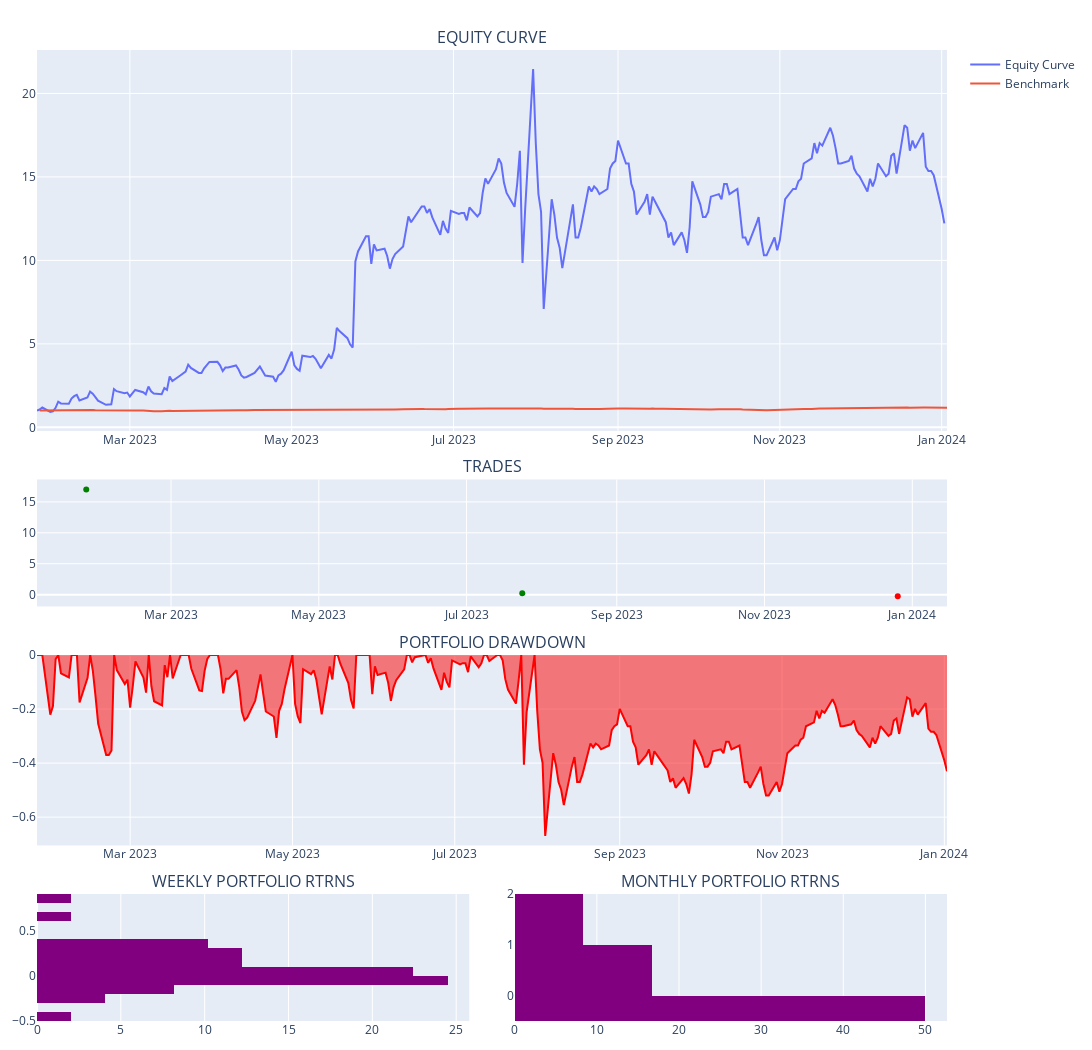

Notebook source saved alongside this figure:
### Code cell
evb_backtest.portfolio.plot_portfolio()

### Figure 1 — Plotly figure (JSON) as saved in the notebook; plotly's stock layout.template omitted (floating-point values rounded to 4 significant figures; data arrays with more than 128 entries replaced by an {"elided": "..."} marker saying what was removed)
{"data": [{"name": "Equity Curve", "showlegend": true, "type": "scatter", "x": {"elided": "245 str values"}, "xaxis": "x", "y": {"elided": "245 float values"}, "yaxis": "y"}, {"name": "Benchmark", "showlegend": true, "type": "scatter", "x": {"elided": "246 str values"}, "xaxis": "x", "y": {"elided": "246 float values"}, "yaxis": "y"}, {"customdata": [70, 1174, 1943], "hovertemplate": "<b>%{text}</b><br><br>Date: %{x}<br>Size: %{customdata}<br>PnL: %{y}<br>", "marker": {"color": ["green", "green", "red"]}, "mode": "markers", "name": "Ticker", "showlegend": false, "text": ["NVDA", "NVDA", "NVDA"], "type": "scatter", "x": ["2023-01-25T00:00:00", "2023-07-24T00:00:00", "2023-12-26T00:00:00"], "xaxis": "x2", "y": [17.0, 0.23, -0.2781], "yaxis": "y2"}, {"fill": "tozeroy", "line": {"color": "red"}, "name": "Drawdown", "showlegend": false, "type": "scatter", "x": {"elided": "245 str values"}, "xaxis": "x3", "y": {"elided": "245 float values"}, "yaxis": "y3"}, {"histnorm": "percent", "marker": {"color": "purple"}, "showlegend": false, "type": "histogram", "xaxis": "x4", "y": [null, 0.2057, 0.1209, -0.006814, 0.359, 0.03365, -0.09686, 0.3731, 0.2822, 0.09982, -0.0861, -0.1579, 0.03024, 0.1027, 0.2529, -0.1763, 0.6319, 0.8266, 0.006057, -0.02064, 0.2073, 0.003637, 0.03117, 0.01546, 0.1073, -0.03688, -0.07052, -0.4567, 0.3449, 0.2565, 0.1658, 0.2298, -0.258, 0.05996, -0.1923, 0.3502, -0.06225, 0.01106, -0.2189, -0.05603, 0.3265, 0.1566, 0.06771, -0.06341, -0.04836, 0.05082, -0.03869, 0.1006, -0.09672, -0.191], "yaxis": "y4"}, {"histnorm": "percent", "marker": {"color": "purple"}, "showlegend": false, "type": "histogram", "xaxis": "x5", "y": [null, 1.164, 0.8788, -0.1257, 1.858, 0.325, 0.6549, -0.2564, -0.07664, -0.2801, 0.4324, -0.005838, -0.191], "yaxis": "y5"}], "layout": {"annotations": [{"font": {"size": 16}, "showarrow": false, "text": "EQUITY CURVE", "x": 0.5, "xanchor": "center", "xref": "paper", "y": 1.0, "yanchor": "bottom", "yref": "paper"}, {"font": {"size": 16}, "showarrow": false, "text": "TRADES", "x": 0.5, "xanchor": "center", "xref": "paper", "y": 0.5577, "yanchor": "bottom", "yref": "paper"}, {"font": {"size": 16}, "showarrow": false, "text": "PORTFOLIO DRAWDOWN", "x": 0.5, "xanchor": "center", "xref": "paper", "y": 0.3769, "yanchor": "bottom", "yref": "paper"}, {"font": {"size": 16}, "showarrow": false, "text": "WEEKLY PORTFOLIO RTRNS", "x": 0.2375, "xanchor": "center", "xref": "paper", "y": 0.1308, "yanchor": "bottom", "yref": "paper"}, {"font": {"size": 16}, "showarrow": false, "text": "MONTHLY PORTFOLIO RTRNS", "x": 0.7625, "xanchor": "center", "xref": "paper", "y": 0.1308, "yanchor": "bottom", "yref": "paper"}], "height": 1050, "hovermode": "x unified", "margin": {"b": 20, "l": 15, "r": 15, "t": 50}, "paper_bgcolor": "WHITE", "width": 1200, "xaxis": {"anchor": "y", "domain": [0, 1]}, "xaxis2": {"anchor": "y2", "domain": [0, 1]}, "xaxis3": {"anchor": "y3", "domain": [0, 1]}, "xaxis4": {"anchor": "y4", "domain": [0, 0.475]}, "xaxis5": {"anchor": "y5", "domain": [0.525, 1]}, "yaxis": {"anchor": "x", "domain": [0.6077, 1.0]}, "yaxis2": {"anchor": "x2", "domain": [0.4269, 0.5577]}, "yaxis3": {"anchor": "x3", "domain": [0.1808, 0.3769]}, "yaxis4": {"anchor": "x4", "domain": [0, 0.1308]}, "yaxis5": {"anchor": "x5", "domain": [0, 0.1308]}}}
